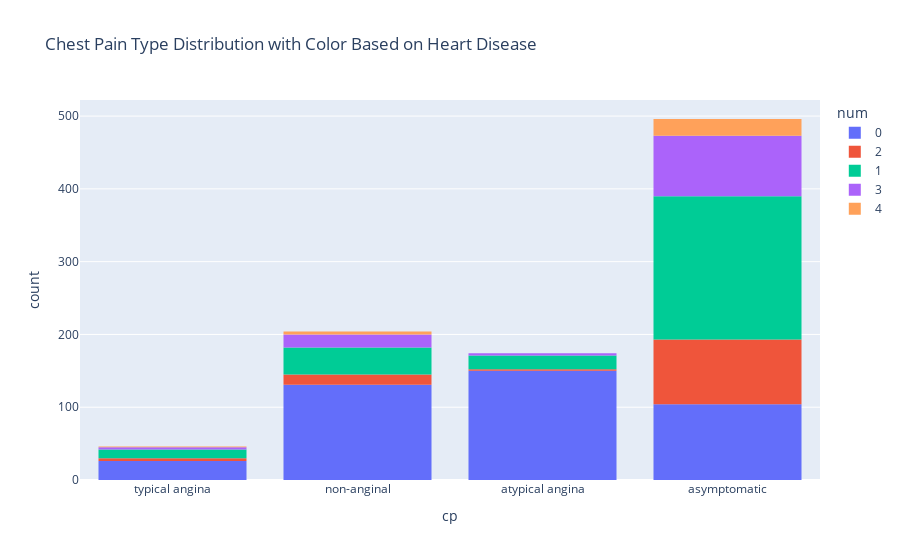

Source (notebook cell):
### Code cell
# draw the plot of cp column grouped by num column using plotly
fig = px.histogram(data_frame=df, x='cp', color='num', title='Chest Pain Type Distribution with Color Based on Heart Disease')
fig.show()

### Figure 1 — Plotly figure (JSON) as saved in the notebook; plotly's stock layout.template omitted (floating-point values rounded to 4 significant figures; data arrays with more than 128 entries replaced by an {"elided": "..."} marker saying what was removed)
{"data": [{"alignmentgroup": "True", "bingroup": "x", "hovertemplate": "num=0<br>cp=%{x}<br>count=%{y}<extra></extra>", "legendgroup": "0", "marker": {"color": "#636efa", "pattern": {"shape": ""}}, "name": "0", "offsetgroup": "0", "orientation": "v", "showlegend": true, "type": "histogram", "x": {"elided": "411 str values"}, "xaxis": "x", "yaxis": "y"}, {"alignmentgroup": "True", "bingroup": "x", "hovertemplate": "num=2<br>cp=%{x}<br>count=%{y}<extra></extra>", "legendgroup": "2", "marker": {"color": "#EF553B", "pattern": {"shape": ""}}, "name": "2", "offsetgroup": "2", "orientation": "v", "showlegend": true, "type": "histogram", "x": ["asymptomatic", "asymptomatic", "non-anginal", "asymptomatic", "asymptomatic", "asymptomatic", "asymptomatic", "asymptomatic", "asymptomatic", "asymptomatic", "asymptomatic", "asymptomatic", "asymptomatic", "non-anginal", "asymptomatic", "asymptomatic", "asymptomatic", "atypical angina", "non-anginal", "asymptomatic", "asymptomatic", "asymptomatic", "asymptomatic", "typical angina", "asymptomatic", "asymptomatic", "asymptomatic", "asymptomatic", "non-anginal", "asymptomatic", "asymptomatic", "asymptomatic", "asymptomatic", "asymptomatic", "asymptomatic", "asymptomatic", "asymptomatic", "asymptomatic", "asymptomatic", "asymptomatic", "asymptomatic", "asymptomatic", "asymptomatic", "asymptomatic", "asymptomatic", "asymptomatic", "asymptomatic", "asymptomatic", "asymptomatic", "asymptomatic", "asymptomatic", "asymptomatic", "asymptomatic", "asymptomatic", "asymptomatic", "non-anginal", "non-anginal", "asymptomatic", "asymptomatic", "asymptomatic", "asymptomatic", "asymptomatic", "asymptomatic", "asymptomatic", "typical angina", "asymptomatic", "asymptomatic", "typical angina", "asymptomatic", "asymptomatic", "asymptomatic", "non-anginal", "asymptomatic", "asymptomatic", "non-anginal", "asymptomatic", "asymptomatic", "non-anginal", "asymptomatic", "asymptomatic", "asymptomatic", "asymptomatic", "atypical angina", "non-anginal", "asymptomatic", "typical angina", "asymptomatic", "asymptomatic", "asymptomatic", "asymptomatic", "asymptomatic", "asymptomatic", "asymptomatic", "non-anginal", "asymptomatic", "non-anginal", "non-anginal", "asymptomatic", "asymptomatic", "asymptomatic", "asymptomatic", "asymptomatic", "asymptomatic", "asymptomatic", "asymptomatic", "non-anginal", "asymptomatic", "asymptomatic", "asymptomatic"], "xaxis": "x", "yaxis": "y"}, {"alignmentgroup": "True", "bingroup": "x", "hovertemplate": "num=1<br>cp=%{x}<br>count=%{y}<extra></extra>", "legendgroup": "1", "marker": {"color": "#00cc96", "pattern": {"shape": ""}}, "name": "1", "offsetgroup": "1", "orientation": "v", "showlegend": true, "type": "histogram", "x": {"elided": "265 str values"}, "xaxis": "x", "yaxis": "y"}, {"alignmentgroup": "True", "bingroup": "x", "hovertemplate": "num=3<br>cp=%{x}<br>count=%{y}<extra></extra>", "legendgroup": "3", "marker": {"color": "#ab63fa", "pattern": {"shape": ""}}, "name": "3", "offsetgroup": "3", "orientation": "v", "showlegend": true, "type": "histogram", "x": ["asymptomatic", "non-anginal", "asymptomatic", "asymptomatic", "asymptomatic", "asymptomatic", "asymptomatic", "non-anginal", "asymptomatic", "asymptomatic", "non-anginal", "asymptomatic", "asymptomatic", "asymptomatic", "asymptomatic", "asymptomatic", "asymptomatic", "atypical angina", "asymptomatic", "non-anginal", "asymptomatic", "asymptomatic", "asymptomatic", "asymptomatic", "asymptomatic", "asymptomatic", "asymptomatic", "asymptomatic", "asymptomatic", "asymptomatic", "asymptomatic", "atypical angina", "asymptomatic", "asymptomatic", "asymptomatic", "asymptomatic", "asymptomatic", "non-anginal", "asymptomatic", "asymptomatic", "asymptomatic", "atypical angina", "asymptomatic", "asymptomatic", "asymptomatic", "asymptomatic", "asymptomatic", "asymptomatic", "asymptomatic", "asymptomatic", "non-anginal", "asymptomatic", "asymptomatic", "asymptomatic", "non-anginal", "asymptomatic", "asymptomatic", "asymptomatic", "asymptomatic", "asymptomatic", "asymptomatic", "asymptomatic", "asymptomatic", "asymptomatic", "asymptomatic", "asymptomatic", "non-anginal", "non-anginal", "non-anginal", "asymptomatic", "asymptomatic", "asymptomatic", "non-anginal", "asymptomatic", "non-anginal", "asymptomatic", "non-anginal", "typical angina", "asymptomatic", "non-anginal", "non-anginal", "asymptomatic", "asymptomatic", "asymptomatic", "asymptomatic", "asymptomatic", "asymptomatic", "asymptomatic", "non-anginal", "asymptomatic", "asymptomatic", "asymptomatic", "typical angina", "asymptomatic", "non-anginal", "typical angina", "asymptomatic", "asymptomatic", "asymptomatic", "asymptomatic", "asymptomatic", "asymptomatic", "asymptomatic", "asymptomatic", "asymptomatic", "non-anginal", "asymptomatic"], "xaxis": "x", "yaxis": "y"}, {"alignmentgroup": "True", "bingroup": "x", "hovertemplate": "num=4<br>cp=%{x}<br>count=%{y}<extra></extra>", "legendgroup": "4", "marker": {"color": "#FFA15A", "pattern": {"shape": ""}}, "name": "4", "offsetgroup": "4", "orientation": "v", "showlegend": true, "type": "histogram", "x": ["asymptomatic", "asymptomatic", "non-anginal", "asymptomatic", "asymptomatic", "asymptomatic", "asymptomatic", "asymptomatic", "asymptomatic", "asymptomatic", "typical angina", "asymptomatic", "asymptomatic", "asymptomatic", "asymptomatic", "asymptomatic", "asymptomatic", "asymptomatic", "asymptomatic", "asymptomatic", "non-anginal", "asymptomatic", "non-anginal", "non-anginal", "asymptomatic", "asymptomatic", "asymptomatic", "asymptomatic"], "xaxis": "x", "yaxis": "y"}], "layout": {"barmode": "relative", "legend": {"title": {"text": "num"}, "tracegroupgap": 0}, "title": {"text": "Chest Pain Type Distribution with Color Based on Heart Disease"}, "xaxis": {"anchor": "y", "domain": [0, 1], "title": {"text": "cp"}}, "yaxis": {"anchor": "x", "domain": [0, 1], "title": {"text": "count"}}}}
